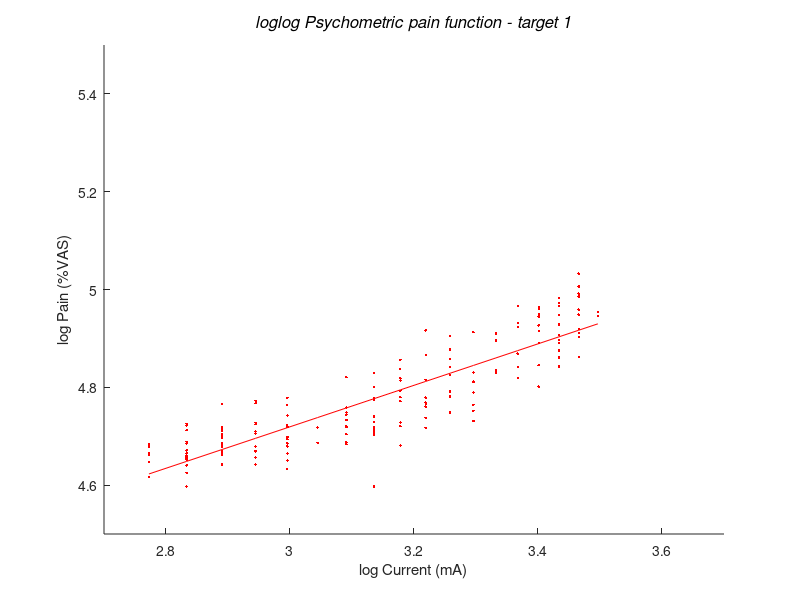
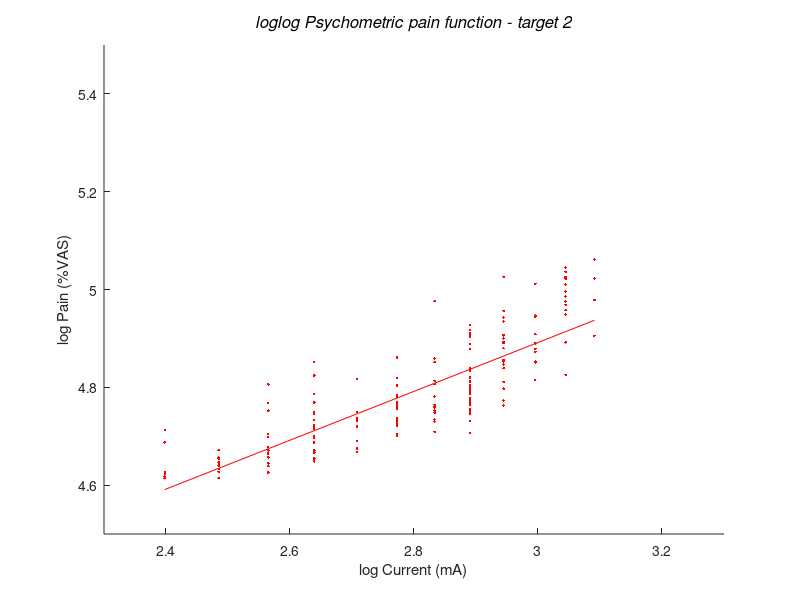
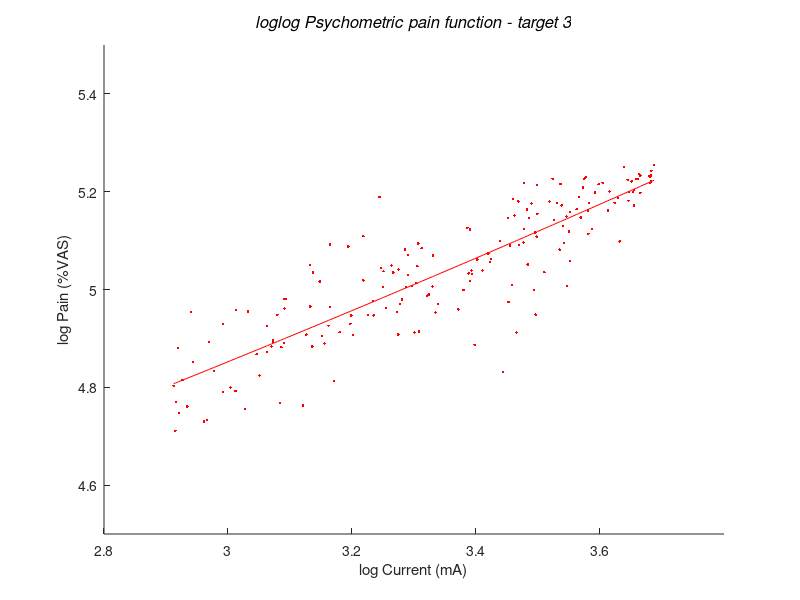
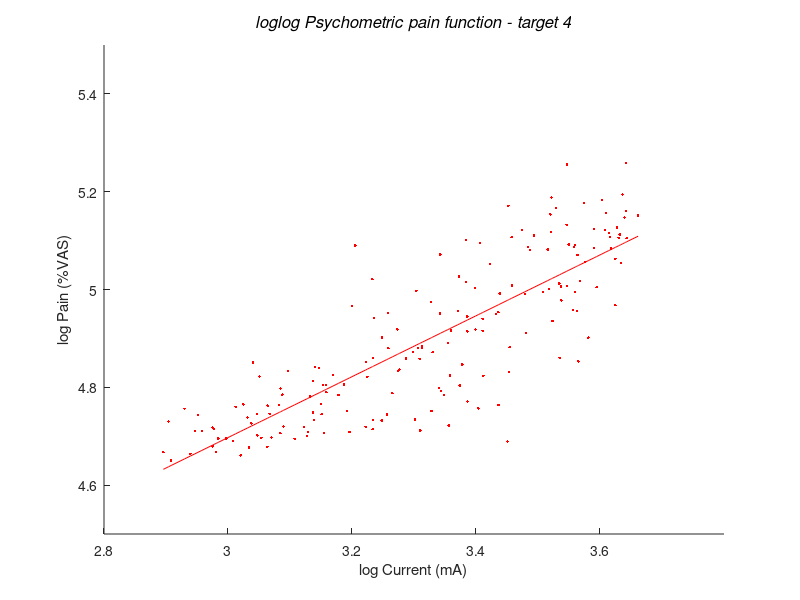

Recreate these plots in MATLAB, in order.
%%% SILAS bsc thesis plots

clear all; close all;


%% load data

load trg1
load trg2
load trg3
load trg4
load trg5




%% Regression, 2nd order polynomial
% 
% f1 = polyfit(trg1(:,1),trg1(:,2)+1)*99,2)
% fit1 = polyval(f1,trg1(:,1));
% 
% f2 = polyfit(trg2(:,1),trg2(:,2)+1)*99,2)
% fit2 = polyval(f2,trg2(:,1));
% 
% f3 = polyfit(trg3(:,1),trg3(:,2)+1)*99,2)
% fit3 = polyval(f3,trg3(:,1));
% 
% f4 = polyfit(trg4(:,1),trg4(:,2)+1)*99,2)
% fit4 = polyval(f4,trg4(:,1));
% 
% f5 = polyfit(trg5(:,1),trg5(:,2)+1)*99,2)
% fit5 = polyval(f5,trg5(:,1));
% 
% [t1_a_p2 t1_b_p2 t1_c_p2] = fit(trg1(:,1),trg1(:,2)+1)*99,'poly2');
% 
% [t2_a_p2 t2_b_p2 t2_c_p2] = fit(trg2(:,1),trg2(:,2)+1)*99,'poly2');
% 
% [t3_a_p2 t3_b_p2 t3_c_p2] = fit(trg3(:,1),trg3(:,2)+1)*99,'poly2');
% 
% [t4_a_p2 t4_b_p2 t4_c_p2] = fit(trg4(:,1),trg4(:,2)+1)*99,'poly2');
% 
% [t5_a_p2 t5_b_p2 t5_c_p2] = fit(trg5(:,1),trg5(:,2)+1)*99,'poly2');


%% Regression loglog

fL1 = polyfit(log(trg1(:,1)),log((trg1(:,2)+1)*99),1)
fitL1 = polyval(fL1,log(trg1(:,1)));

fL2 = polyfit(log(trg2(:,1)),log((trg2(:,2)+1)*99),1)
fitL2 = polyval(fL2,log(trg2(:,1)));

fL3 = polyfit(log(trg3(:,1)),log((trg3(:,2)+1)*99),2)
fitL3 = polyval(fL3,log(trg3(:,1)));

fL4 = polyfit(log(trg4(:,1)),log((trg4(:,2)+1)*99),1)
fitL4 = polyval(fL4,log(trg4(:,1)));

fL5 = polyfit(log(trg5(:,1)),log((trg5(:,2)+1)*99),2)
fitL5 = polyval(fL5,log(trg5(:,1)));


% %% using polyfit (2nd order pol)
% 
% figure
% hold on
% plot(trg1(:,1),trg1(:,2),'.r');
% plot(sort(trg1(:,1)),sort(fit1),'color','red');
% title('\it{Psychometric pain function - target 1}','FontSize',12)
% xlabel('Current (mA)');
% ylabel('Pain (%VAS)');
% xlim([0 35]);
% hold off
% print('-dpng','Target1');
% 
% 
% figure
% hold on
% plot(trg2(:,1),trg2(:,2),'.r');
% plot(sort(trg2(:,1)),sort(fit2),'color','red');
% title('\it{Psychometric pain function - target 2}','FontSize',12)
% xlabel('Current (mA)');
% ylabel('Pain (%VAS)');
% xlim([0 25]);
% hold off
% print('-dpng','Target2');
% 
% 
% figure
% hold on
% plot(trg3(:,1),trg3(:,2),'.r');
% plot(sort(trg3(:,1)),sort(fit3),'color','red');
% title('\it{Psychometric pain function - target 3}','FontSize',12)
% xlabel('Current (mA)');
% ylabel('Pain (%VAS)');
% xlim([0 45]);
% hold off
% print('-dpng','Target3');
% 
% figure
% hold on
% plot(trg4(:,1),trg4(:,2),'.r');
% plot(sort(trg4(:,1)),sort(fit4),'color','red');
% title('\it{Psychometric pain function - target 4}','FontSize',12)
% xlabel('Current (mA)');
% ylabel('Pain (%VAS)');
% xlim([0 45]);
% hold off
% print('-dpng','Target4');
% 
% figure
% hold on
% plot(trg5(:,1),trg5(:,2),'.r');
% plot(sort(trg5(:,1)),sort(fit5),'color','red');
% title('\it{Psychometric pain function - target 5}','FontSize',12)
% xlabel('Current (mA)');
% ylabel('Pain (%VAS)');
% xlim([0 120]);
% hold off
% print('-dpng','Target5');


%% using fit (2nd order pol)

% figure
% hold on
% plot(trg1(:,1),trg1(:,2),'.r');
% plot(t1_a_p2);
% title('\it{Psychometric function - target 1}','FontSize',12)
% xlabel('Current (mA)');
% ylabel('Pain (%VAS)');
% xlim([0 35]);
% hold off
% %print('-dpng','Target1');
% 
% 
% figure
% hold on
% plot(trg2(:,1),trg2(:,2),'.r');
% plot(t2_a_p2);
% title('\it{Psychometric function - target 2}','FontSize',12)
% xlabel('Current (mA)');
% ylabel('Pain (%VAS)');
% xlim([5 30]);
% hold off
% %print('-dpng','Target2');
% 
% 
% figure
% hold on
% plot(trg3(:,1),trg3(:,2),'.r');
% plot(t3_a_p2);
% title('\it{Psychometric function - target 3}','FontSize',12)
% xlabel('Current (mA)');
% ylabel('Pain (%VAS)');
% xlim([10 45]);
% hold off
% %print('-dpng','Target3');
% 
% 
% figure
% hold on
% plot(trg4(:,1),trg4(:,2),'.r');
% plot(t4_a_p2);
% title('\it{Psychometric function - target 4}','FontSize',12)
% xlabel('Current (mA)');
% ylabel('Pain (%VAS)');
% xlim([0 45]);
% hold off
% %print('-dpng','Target4');
% 
% 
% figure
% hold on
% plot(trg5(:,1),trg5(:,2),'.r');
% plot(t5_a_p2);
% title('\it{Psychometric function - target 5}','FontSize',12)
% xlabel('Current (mA)');
% ylabel('Pain (%VAS)');
% xlim([0 120]);
% hold off
% %print('-dpng','Target5');



%% loglog plots using polyfit (1st order pol)

close all;

figure
hold on
plot(log(trg1(:,1)),log((trg1(:,2)+1)*99),'.r');
plot(sort(log(trg1(:,1))),sort(fitL1),'color','red');
title('\it{loglog Psychometric pain function - target 1}','FontSize',12)
xlabel('log Current (mA)');
ylabel('log Pain (%VAS)');
xlim([2.7 3.7])
ylim([4.5 5.5])
hold off
print('-dpng','logTarget1');


figure
hold on
plot(log(trg2(:,1)),log((trg2(:,2)+1)*99),'.r');
plot(sort(log(trg2(:,1))),sort(fitL2),'color','red');
title('\it{loglog Psychometric pain function - target 2}','FontSize',12)
xlabel('log Current (mA)');
ylabel('log Pain (%VAS)');
xlim([2.3 3.3])
ylim([4.5 5.5])
hold off
print('-dpng','logTarget2');


figure
hold on
plot(log(trg3(:,1)),log((trg3(:,2)+1)*99),'.r');
plot(sort(log(trg3(:,1))),sort(fitL3),'color','red');
title('\it{loglog Psychometric pain function - target 3}','FontSize',12)
xlabel('log Current (mA)');
ylabel('log Pain (%VAS)');
xlim([2.8 3.8])
ylim([4.5 5.5])
hold off
print('-dpng','logTarget3');


figure
hold on
plot(log(trg4(:,1)),log((trg4(:,2)+1)*99),'.r');
plot(sort(log(trg4(:,1))),sort(fitL4),'color','red');
title('\it{loglog Psychometric pain function - target 4}','FontSize',12)
xlabel('log Current (mA)');
ylabel('log Pain (%VAS)');
xlim([2.8 3.8])
ylim([4.5 5.5])
hold off
print('-dpng','logTarget4');

figure
hold on
plot(log(trg5(:,1)),log((trg5(:,2)+1)*99),'.r');
plot(sort(log(trg5(:,1))),sort(fitL5),'color','red');
title('\it{loglog Psychometric pain function - target 5}','FontSize',12)
xlabel('log Current (mA)');
ylabel('log Pain (%VAS)');
xlim([2.5 5])
ylim([3.5 6])
hold off
print('-dpng','logTarget5');